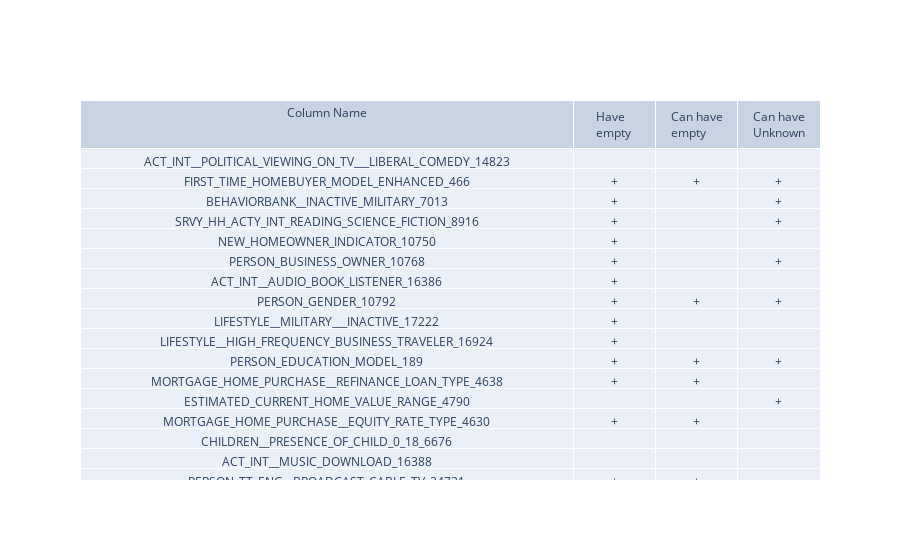

The notebook cell this image was saved under:
### Code cell
col_names = load_main_column_names(segment_header_file)                

col_names_with_null = check_column_names(col_names, load_column_names("seg143HaveNullColumnNames.txt"))       
col_names_with_null_avail = check_column_names(col_names, load_column_names("seg143CanHaveNullColumnNames.txt"))                
col_names_with_unknown = check_column_names(col_names, load_column_names("seg143HaveUnknownColumnNames.txt"))             

print("seg143")
fig = go.Figure(data=[go.Table(columnwidth=[66,11,11,11], header=dict(values=["Column Name","Have empty","Can have empty", "Can have Unknown"]),
                 cells=dict(values=[col_names, col_names_with_null, col_names_with_null_avail, col_names_with_unknown]))
                     ])
fig.show()

### Figure 1 — Plotly figure (JSON) as saved in the notebook; plotly's stock layout.template omitted (floating-point values rounded to 4 significant figures; data arrays with more than 128 entries replaced by an {"elided": "..."} marker saying what was removed)
{"data": [{"cells": {"values": {"elided": "4x59 str values"}}, "columnwidth": [66, 11, 11, 11], "header": {"values": ["Column Name", "Have empty", "Can have empty", "Can have Unknown"]}, "type": "table"}], "layout": {}}
